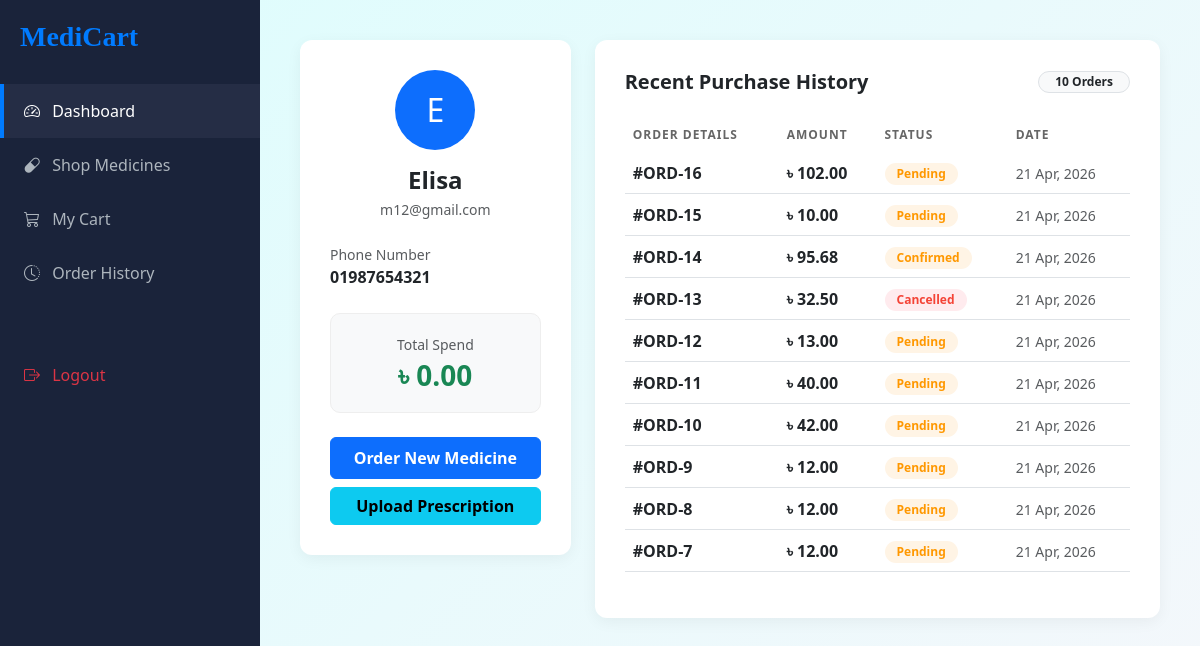
Screenshot of /dashboard.php (signed in) with the database file from the repository.
### tables this page shows
CREATE TABLE `users` (
  `user_id` int(11) NOT NULL,
  `name` varchar(100) NOT NULL,
  `phone` varchar(20) NOT NULL,
  `email` varchar(255) DEFAULT NULL,
  `password` varchar(255) NOT NULL,
  `created_at` timestamp NOT NULL DEFAULT current_timestamp(),
  `role` varchar(20) DEFAULT 'user'
);

CREATE TABLE `orders` (
  `order_id` int(11) NOT NULL,
  `user_id` int(11) DEFAULT NULL,
  `address` text DEFAULT NULL,
  `phone` varchar(20) DEFAULT NULL,
  `total_amount` decimal(10,2) DEFAULT NULL,
  `payment_method` varchar(50) DEFAULT NULL,
  `status` varchar(50) DEFAULT 'Pending',
  `prescription_file` varchar(255) DEFAULT NULL,
  `order_date` timestamp NOT NULL DEFAULT current_timestamp(),
  `total_price` decimal(10,2) DEFAULT 0.00
);

### dashboard.php (the view, shortened to what this page needs)
<?php
include('includes/db.php');
?>
<!DOCTYPE html>
<html lang="en">
<head>
    <link href="https://cdn.jsdelivr.net/npm/bootstrap@5.3.0/dist/css/bootstrap.min.css" rel="stylesheet">
    <link rel="stylesheet" href="https://cdn.jsdelivr.net/npm/bootstrap-icons@1.11.0/font/bootstrap-icons.css">
</head>
<body>
<?php
$user_id = intval($_SESSION['user_id']);
$user_query = mysqli_query($conn, "SELECT * FROM users WHERE user_id = $user_id");
$user = mysqli_fetch_assoc($user_query);
$orders_query = mysqli_query($conn, "SELECT * FROM orders WHERE user_id = $user_id ORDER BY order_id DESC");
$spent_query = mysqli_query($conn, "SELECT SUM(total_amount) AS total FROM orders WHERE user_id = $user_id AND status = 'Delivered'");
$spent_data = mysqli_fetch_assoc($spent_query);
$totalSpent = $spent_data['total'] ?? 0;
?>
<div class="sidebar">
    <h3 style="font-family: cursive;">MediCart</h3>
    <a href="dashboard.php" class="active"><i class="bi bi-speedometer2 me-2"></i> Dashboard</a>
    <a href="medicines.php"><i class="bi bi-capsule me-2"></i> Shop Medicines</a>
    <a href="cart.php"><i class="bi bi-cart3 me-2"></i> My Cart</a>
    <a href="orders.php"><i class="bi bi-clock-history me-2"></i> Order History</a>
    <a href="logout.php" class="mt-5 text-danger"><i class="bi bi-box-arrow-right me-2"></i> Logout</a>
</div>
<div class="main-content">
    <div class="row">
        <div class="col-lg-4">
            <div class="dashboard-card text-center">
                <div class="bg-primary text-white rounded-circle d-inline-flex align-items-center justify-content-center mb-3" style="width: 80px; height: 80px; font-size: 32px;">
                    <?= strtoupper(substr($user['name'], 0, 1)); ?>
                </div>
                <h4 class="fw-bold mb-1"><?php echo htmlspecialchars($user['name']); ?></h4>
                <p class="text-muted small mb-4"><?php echo htmlspecialchars($user['email']); ?></p>
                <div class="text-start mb-4">
                    <div class="mb-2">
                        <small class="text-muted d-block">Phone Number</small>
                        <span class="fw-semibold"><?php echo htmlspecialchars($user['phone'] ?? 'Not set'); ?></span>
                    </div>
                </div>
                <div class="stat-box mb-4">
                    <small class="text-muted d-block mb-1">Total Spend</small>
                    <h3 class="fw-bold text-success mb-0">৳ <?php echo number_format($totalSpent, 2); ?></h3>
                </div>
                <div class="d-grid gap-2">
                    <a href="medicines.php" class="btn btn-primary py-2 fw-bold">Order New Medicine</a>
                    <a href="order_via_prescription.php" class="btn btn-info px-4 fw-bold">Upload Prescription</a>
                </div>
            </div>
        </div>
        <div class="col-lg-8">
            <div class="dashboard-card">
                <div class="d-flex justify-content-between align-items-center mb-4">
                    <h5 class="fw-bold m-0">Recent Purchase History</h5>
                    <span class="badge bg-light text-dark border rounded-pill px-3"><?php echo mysqli_num_rows($orders_query); ?> Orders</span>
                </div>
                <div class="table-responsive">
                    <table class="table align-middle">
                        <thead>
                            <tr>
                                <th>Order Details</th>
                                <th>Amount</th>
                                <th>Status</th>
                                <th>Date</th>
                            </tr>
                        </thead>
                        <tbody>
                            <?php if(mysqli_num_rows($orders_query) > 0): ?>
                                <?php while($row = mysqli_fetch_assoc($orders_query)):
                                    $status = strtolower($row['status']);
                                    $badgeClass = "badge-pending";
                                    if($status == 'cancelled') $badgeClass = "badge-cancelled";
                                ?>
                                <tr>
                                    <td>
                                        <span class="fw-bold text-dark d-block">#ORD-<?php echo $row['order_id']; ?></span>
                                    </td>
                                    <td class="fw-bold text-dark">৳ <?php echo number_format($row['total_amount'], 2); ?></td>
                                    <td>
                                        <span class="badge <?php echo $badgeClass; ?>">
                                            <?php echo ucfirst($row['status']); ?>
                                        </span>
                                    </td>
                                    <td>
                                        <small class="text-muted"><?php echo date('d M, Y', strtotime($row['order_date'])); ?></small>
                                    </td>
                                </tr>
                                <?php endwhile; ?>
                            <?php endif; ?>
                        </tbody>
                    </table>
                </div>
            </div>
        </div>
    </div>
</div>
</body>
</html>

### dashboard.php (style rules this page uses)
body { font-family: 'Segoe UI', sans-serif; overflow-x: hidden; background: linear-gradient(135deg, #ddfdfd, #f5f7fb); min-height: 100vh; }
.sidebar { width: 260px; height: 100vh; background: #1a233a; position: fixed; left: 0; top: 0; color: #fff; padding-top: 20px; z-index: 1000; }
.sidebar h3 { padding: 0 20px; font-weight: bold; color: #007bff; margin-bottom: 30px; }
.sidebar a { display: block; padding: 15px 20px; color: #adb5bd; text-decoration: none; transition: 0.3s; border-left: 4px solid transparent; }
.sidebar a:hover, .sidebar a.active { background: #252d45; color: #fff; border-left: 4px solid #007bff; }
.main-content { margin-left: 260px; padding: 40px; min-height: 100vh; }
.dashboard-card { background: #fff; border-radius: 12px; box-shadow: 0 4px 15px rgba(0,0,0,0.05); padding: 30px; margin-bottom: 30px; border: none; }
.stat-box { background: #f8f9fa; border-radius: 10px; padding: 20px; border: 1px solid #eee; }
.table thead { background: #f8f9fa; }
.table th { border: none; color: #666; text-transform: uppercase; font-size: 12px; letter-spacing: 1px; }
.badge-pending { background-color: #fff4e5; color: #ff9800; border-radius: 20px; padding: 5px 12px; }
.badge-cancelled { background-color: #ffebee; color: #f44336; border-radius: 20px; padding: 5px 12px; }

### rows the page displays
users: name "E", name "Elisa", email "m12@gmail.com", phone "01987654321"
orders: order_id "16", total_amount "102.00", status "Pending", order_date "21 Apr, 2026"
orders: order_id "15", total_amount "10.00", status "Pending", order_date "21 Apr, 2026"
orders: order_id "14", total_amount "95.68", status "Confirmed", order_date "21 Apr, 2026"
orders: order_id "13", total_amount "32.50", status "Cancelled", order_date "21 Apr, 2026"
orders: order_id "12", total_amount "13.00", status "Pending", order_date "21 Apr, 2026"
orders: order_id "11", total_amount "40.00", status "Pending", order_date "21 Apr, 2026"
orders: order_id "10", total_amount "42.00", status "Pending", order_date "21 Apr, 2026"
orders: order_id "9", total_amount "12.00", status "Pending", order_date "21 Apr, 2026"
orders: order_id "8", total_amount "12.00", status "Pending", order_date "21 Apr, 2026"
orders: order_id "7", total_amount "12.00", status "Pending", order_date "21 Apr, 2026"

### other values shown
$totalSpent "0.00"
mysqli_num_rows($orders_query) "10"
